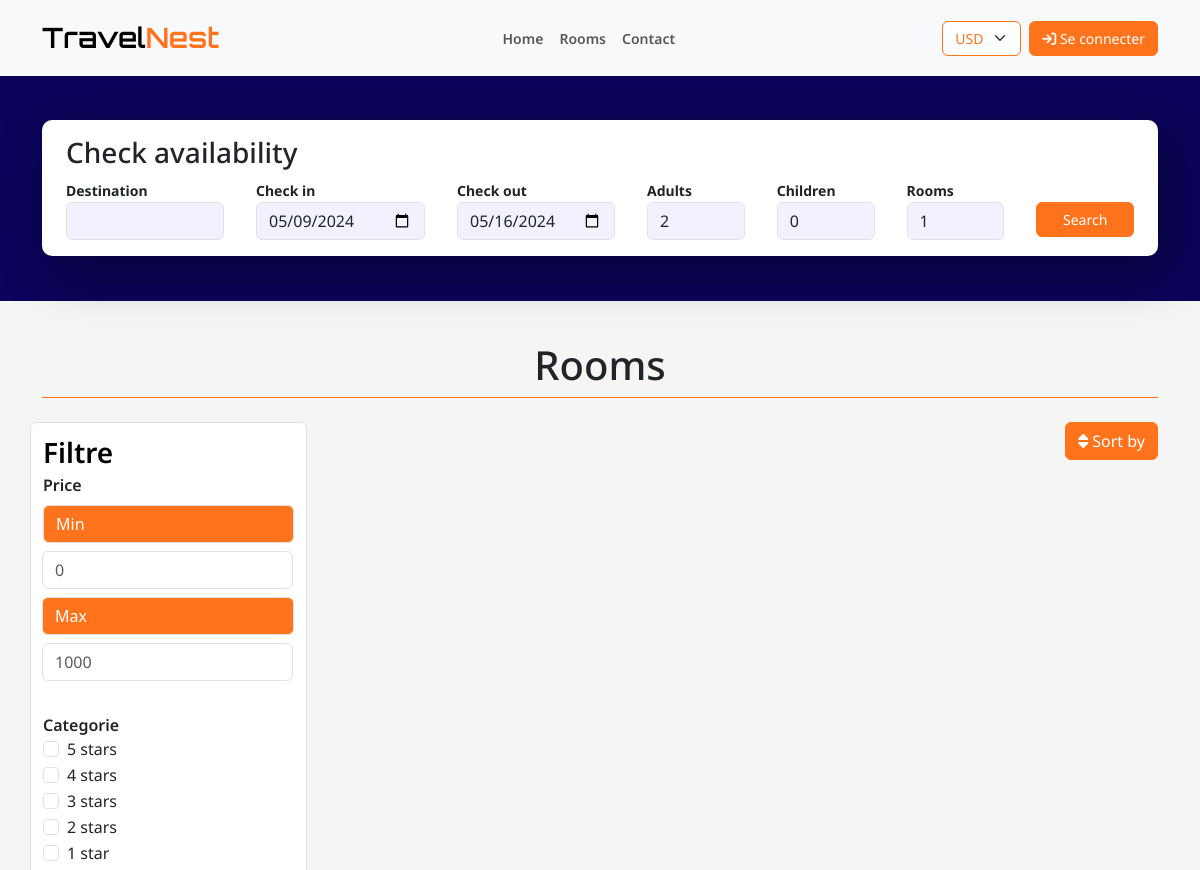
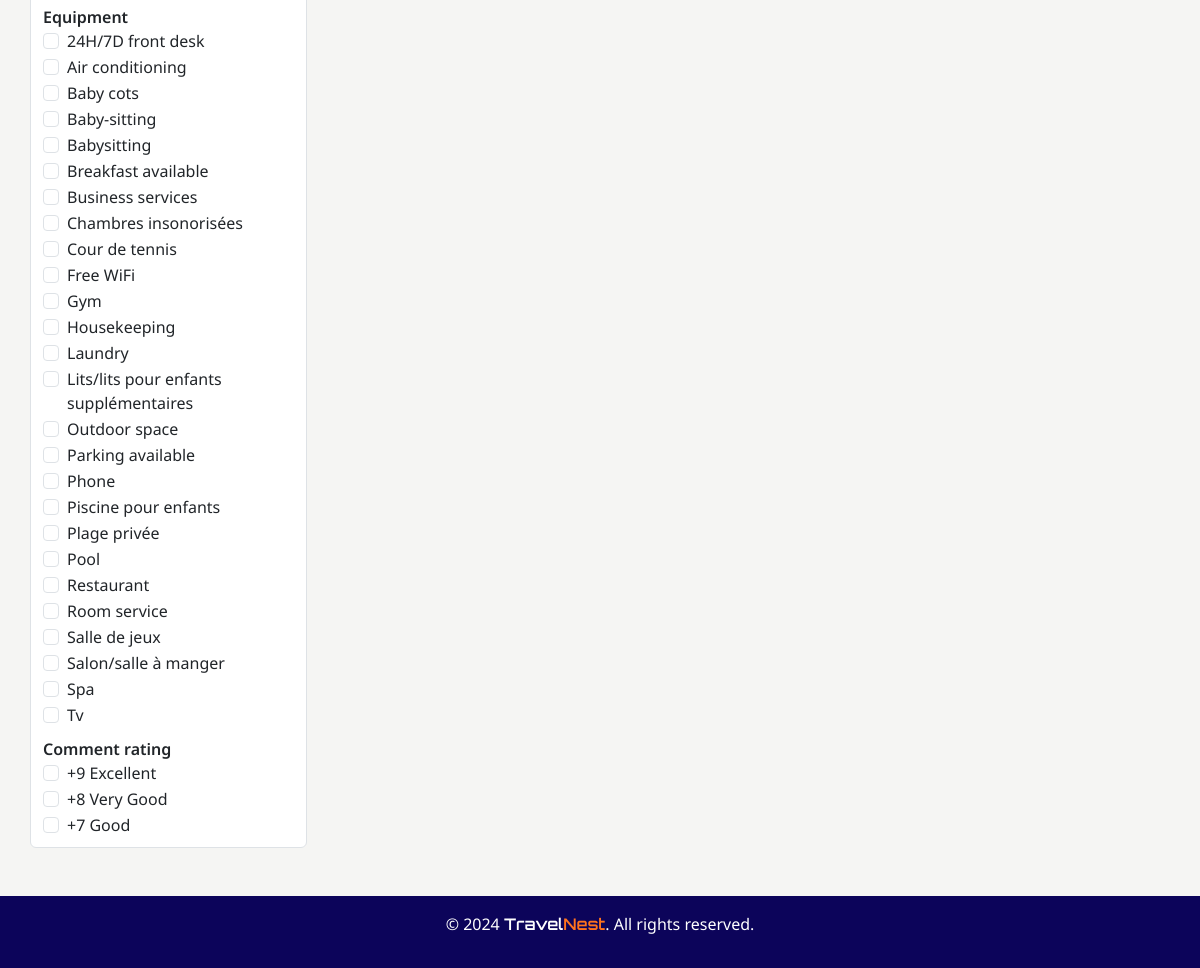
Screenshot of /room.php with the database file from the repository (2 pictures, top to bottom).
### tables this page shows
CREATE TABLE `option` (
  `name` varchar(255) NOT NULL,
  `type` varchar(2) DEFAULT NULL
);

### filtre.php (the view, shortened to what this page needs)
            <nav class="navbar navbar-expand-lg" style="background-color:white;" >
               <div class="">
                   <a class="navbar-brand" style="font-family: 'Noto Sans', sans-serif !important; font-weight:600; font-size: 1.75rem;" href="#">
                   Filtre
                    </a>
                  <div class="collapse navbar-collapse" id="navbara33">
                     <ul class="d-flex flex-column" style="list-style:none; padding:0; margin:0;">
                     <li>
                        <label for="roomtype" style="font-weight: 600;" class="form-label">Price</label>
                        <div class="input-group flex-column mb-3">
                            <span class="input-group-text bg-primary text-white text-center rounded" id="basic-addon1">Min</span>
                            <input style="width: 100%;" type="number" min="0" class="form-control rounded mt-2 mb-2" placeholder="0" aria-label="Username" aria-describedby="basic-addon1" id="min">
                            <span class="input-group-text bg-primary text-white rounded" id="basic-addon2">Max</span>
                            <input style="width: 100%;" type="number" min="1" class="form-control rounded mt-2 mb-2" placeholder="1000" aria-label="Server" aria-describedby="basic-addon2" id="max">
                        </div>
                     </li>
                     <li>
                     <label for="roomtype" style="font-weight: 600; " class="mt-2 mb-0 form-label">Categorie</label>
        <div class="form-check">
            <input class="form-check-input stars " type="checkbox" value="5" id="flexCheckDefault">
            <label class="form-check-label" for="flexCheckDefault">
                5 stars
            </label>
        </div>
    </li>
    <li>
        <div class="form-check">
            <input class="form-check-input stars " type="checkbox" value="4" id="flexCheckDefault">
            <label class="form-check-label" for="flexCheckDefault">
                4 stars
            </label>
        </div>
    </li>
    <li>
        <div class="form-check">
            <input class="form-check-input stars " type="checkbox" value="3" id="flexCheckDefault">
            <label class="form-check-label" for="flexCheckDefault">
                3 stars
            </label>
        </div>
    </li>
    <li>
        <div class="form-check">
            <input class="form-check-input stars " type="checkbox" value="2" id="flexCheckDefault">
            <label class="form-check-label" for="flexCheckDefault">
                2 stars
            </label>
        </div>
    </li>
    <li>
        <div class="form-check">
            <input class="form-check-input stars " type="checkbox" value="1" id="flexCheckDefault">
            <label class="form-check-label" for="flexCheckDefault">
                1 star
            </label>
        </div>
    </li>
    <?php
            $sqloption = 'select * from option';
            $resultoption = mysqli_query($conn, $sqloption);
            $k=0;
            while ($row = mysqli_fetch_assoc($resultoption)) {
                if($k==0){
    ?>
    <li>
    <label for="roomtype" style="font-weight: 600; " class="mt-2 mb-0 form-label">Equipment</label>
    <div class="form-check">
        <input class="form-check-input equipment" type="checkbox" value="<?php echo $row['name'] ?>" >
        <label class="form-check-label" for="spa">
            <?php echo $row['name']   ?>
        </label>
    </div>
</li>
<?php $k++; }else{  ?>
<li>
    <div class="form-check">
        <input class="form-check-input equipment" type="checkbox" value="<?php echo $row['name'] ?>">
        <label class="form-check-label" for="piscine">
            <?php echo $row['name']   ?>
        </label>
    </div>
</li>
<?php }} ?>
<li>
    <label for="roomtype" style="font-weight: 600;" class="form-label mt-2 mb-0">Comment rating</label>
</li>
<li>
    <div class="form-check">
        <input class="form-check-input note" type="checkbox" value="9, 10" id="plus-9">
        <label class="form-check-label" for="plus-9">
            +9 Excellent
        </label>
    </div>
</li>
<li>
    <div class="form-check">
        <input class="form-check-input note" type="checkbox" value="9, 8" id="plus-8">
        <label class="form-check-label" for="plus-8">
            +8 Very Good
        </label>
    </div>
</li>
<li>
    <div class="form-check">
        <input class="form-check-input note" type="checkbox" value="8, 7" id="plus-7">
        <label class="form-check-label" for="plus-7">
            +7 Good
        </label>
    </div>
</li>
                     </ul>
                  </div>
               </div>
            </nav>

### room.php (style rules this page uses)
h1, h2, h3, h4, p, .btn, label, input, select, option,a { font-family: 'Noto Sans', sans-serif !important; }
a { text-decoration: none; color: white; }
.navbar-brand { font-family: "Orbitron", sans-serif !important; font-optical-sizing: auto; font-weight: 600; font-style: normal; font-size: 1.75rem; }

### header.php (style rules this page uses)
.navbar-brand { font-family: "Orbitron", sans-serif !important; font-optical-sizing: auto; font-weight: 600; font-style: normal; font-size: 1.75rem; }

### rows the page displays
option: name "24H/7D front desk"
option: name "Air conditioning"
option: name "Baby cots"
option: name "Baby-sitting"
option: name "Babysitting"
option: name "Breakfast available"
option: name "Business services"
option: name "Chambres insonorisées"
option: name "Cour de tennis"
option: name "Free WiFi"
option: name "Gym"
option: name "Housekeeping"
option: name "Laundry"
option: name "Lits/lits pour enfants supplémentaires"
option: name "Outdoor space"
option: name "Parking available"
option: name "Phone"
option: name "Piscine pour enfants"
option: name "Plage privée"
option: name "Pool"
option: name "Restaurant"
option: name "Room service"
option: name "Salle de jeux"
option: name "Salon/salle à manger"
option: name "Spa"
option: name "Tv"

### other values shown
form field devise "USD"
